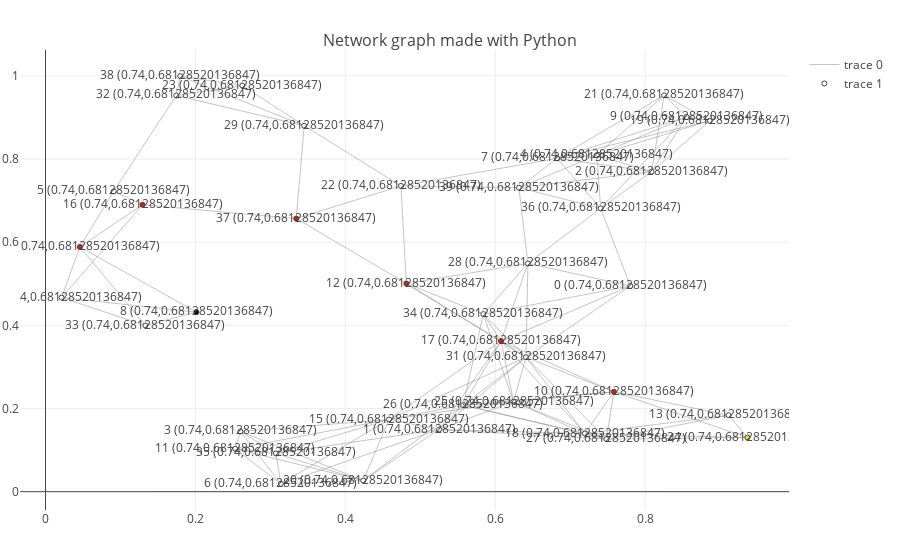

Notebook source saved alongside this figure:
### Code cell
# run this code, note the effect of including the optional
# parameters in the function call.
show_map(map_40, start=8, goal=24, path=[8, 14, 16, 37, 12, 17, 10, 24])
